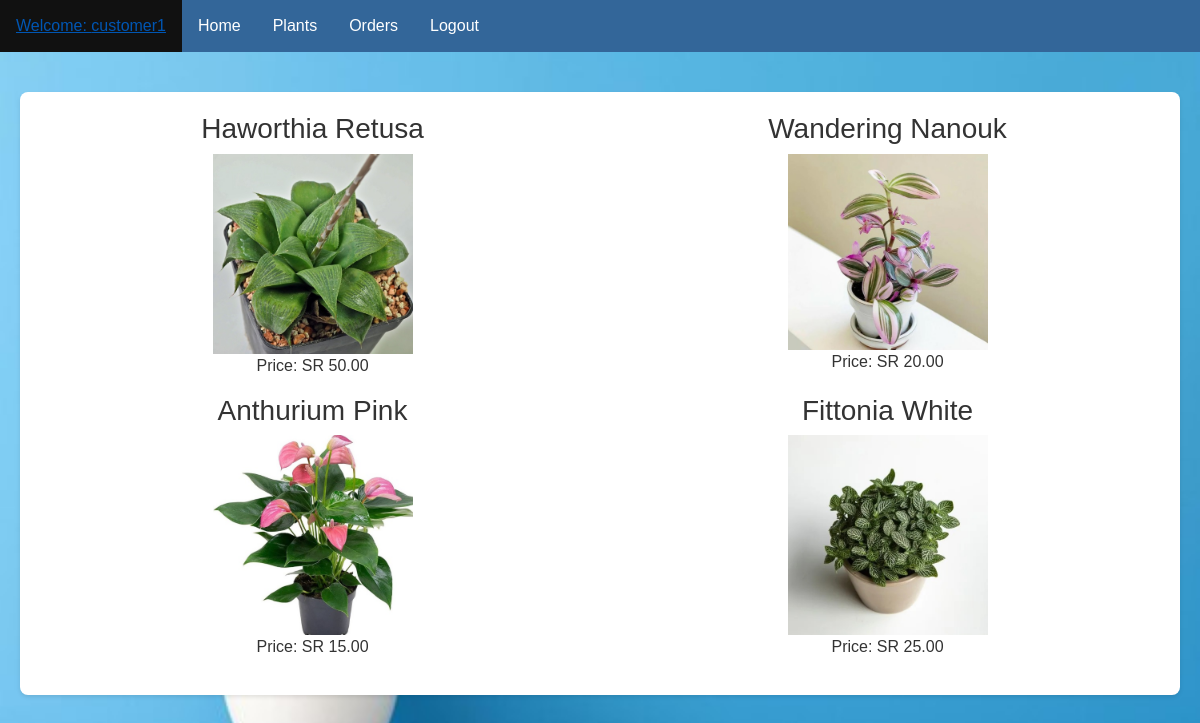
The page /plants/ (signed in) on the database its author committed.
### my_app/models.py (models this page shows, shortened)
class Plant(models.Model):
    name = models.CharField(max_length=255)
    description = models.TextField()
    image = models.ImageField(upload_to='plants/')
    price = models.DecimalField(max_digits=10, decimal_places=2)
    availability = models.BooleanField(default=True)

### my_app/views.py (the view)
# urls.py: path('plants/', views.PlantView.as_view(), name='plants'),
class PlantView(ListView):
    model = Plant
    template_name = 'plants.html'
    context_object_name = 'plants'

### my_app/templates/plants.html (shortened to what this page needs)
{% extends "base.html" %}
{% block content %}
<!DOCTYPE html>
<html lang="en">
<head>
</head>
<body>
{% if user.is_authenticated %}
<div class="container">
    <section class="customer-orders">
	<center>
    <div class="row">
        {% for plant in plants %}
            <div class='col-md-6'>
            <div class='plant-item'>
            <h3> {{ plant.name }} </h3>
			<a href="{% url 'plant_details' plant.id %}">
			<img src="{{ plant.image.url }}" alt="{{ plant.image.url }}" class='plant-image' width="200">
			</a>
            <div class='plant-info'>
            <p>Price: SR {{ plant.price }} </p>
            </div>
            </div>
            </div>
        {% endfor %}
    </div>
	</center>
    </section>
</div>
{% else %}
<br>
<h6>You must login first to access this page.</h6>
{% endif %}
</body>
</html>
{% endblock content %}

### my_app/templates/base.html (shortened to what this page needs)
<!DOCTYPE html>
<html lang="en">
<head>
	{% load static %}
	<link rel="stylesheet" href="https://stackpath.bootstrapcdn.com/bootstrap/4.3.1/css/bootstrap.min.css">
    <link rel="stylesheet" href="../static/styles.css">
</head>
<body>
    <nav>
        <ul>
            {% if user.is_authenticated %}
				<li><a href=""> Welcome: {{ user.username }} </a></li>
				<li><a href="{% url 'home' %}">Home</a></li>
            {% else %}
				<li><a href="{% url 'home' %}">Home</a></li>
                <li><a href="{% url 'register' %}">Register</a></li>
                <li><a href="{% url 'login' %}">Login</a></li>
            {% endif %}
            <li><a href="{% url 'plants' %}">Plants</a></li>
            {% if user.is_authenticated %}
			    <li><a href="{% url 'orders' %}">Orders</a></li>
                <li><a href="{% url 'logout' %}">Logout</a></li>
            {% endif %}
        </ul>
    </nav>
    {% block content %}{% endblock %}
</body>
</html>

### my_app/static/styles.css (style rules this page uses)
nav { background-color: #336699; }
h1, h2, h3 { color: #333; }
ul { list-style-type: none; margin: 0; padding: 0; overflow: hidden; background-color: #336699; }
li { float: left; }
li a { display: block; color: white; text-align: center; padding: 14px 16px; text-decoration: none; }
body { font-family: 'Arial', sans-serif; margin: 0; padding: 0; background-image: url('imgs/background.jpg'); background-repeat: no-repeat; background-attachment: fixed; background-size: 100% 100%; color: #333; }
.container { max-width: 1200px; margin: 0 auto; padding: 20px; }
.customer-orders { background-color: #fff; padding: 20px; margin-top: 20px; border-radius: 8px; box-shadow: 0 2px 4px rgba(0, 0, 0, 0.1); }

### rows shown on the page
Plant: name "Haworthia Retusa", image (picture), price "50.00"
Plant: name "Wandering Nanouk", image (picture), price "20.00"
Plant: name "Anthurium Pink", image (picture), price "15.00"
Plant: name "Fittonia White", image (picture), price "25.00"

### other values the page prints
{{ user.username }} "customer1"
